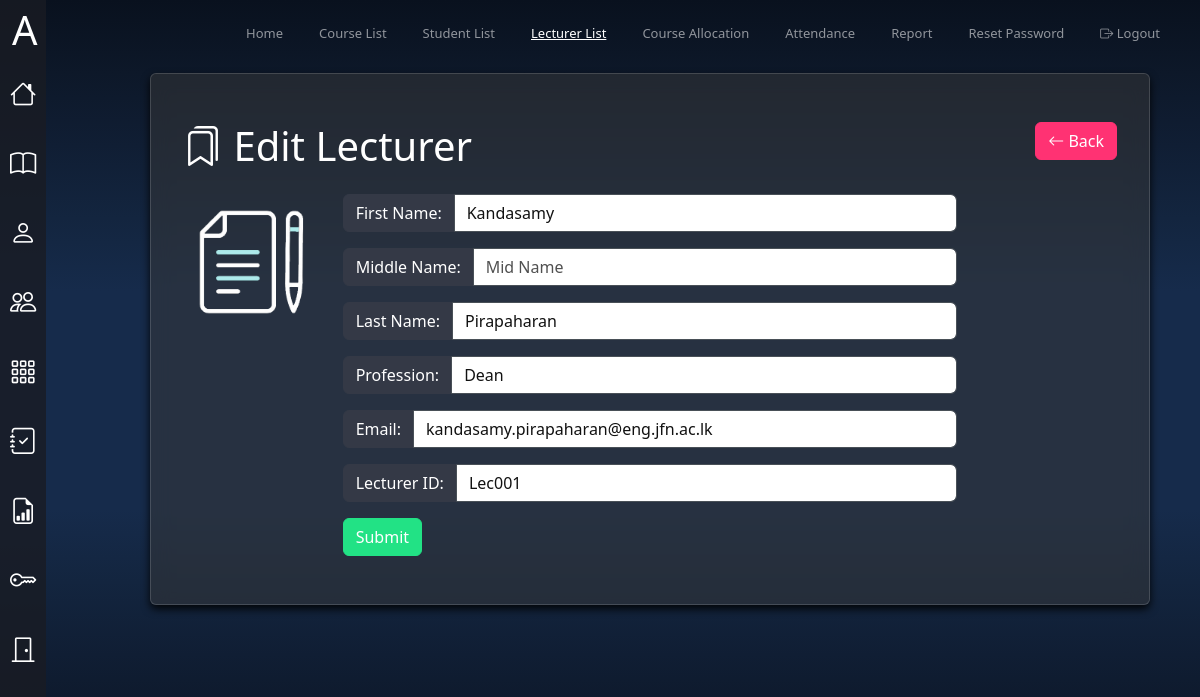
/MA_Dashboard/Lecture_List/edit.php?id=Lec001 (signed in), run on the app's committed database.
### tables this page shows
CREATE TABLE `lecturer` (
  `Lecture-ID` varchar(100) NOT NULL,
  `Email` varchar(100) NOT NULL,
  `Password` varchar(100) NOT NULL,
  `FirstName` varchar(100) NOT NULL,
  `MidName` varchar(100) NOT NULL,
  `LastName` varchar(100) NOT NULL,
  `Profession` varchar(100) NOT NULL
);

### MA_Dashboard/Lecture_List/edit.php (the view, shortened to what this page needs)
<!DOCTYPE html>
<html lang="en" data-bs-theme="dark">
<head>
  <link href="https://cdn.jsdelivr.net/npm/bootstrap@5.3.0/dist/css/bootstrap.min.css" rel="stylesheet">
  <link href="https://cdn.jsdelivr.net/npm/bootstrap-icons/font/bootstrap-icons.css" rel="stylesheet">
  <link href="../custom-styles.css" rel="stylesheet">
</head>
<body>
  <div class="sidebar">
    <ul class="nav flex-column">
        <li class="nav-item">
        <a class="nav-link" href="../MA_index.php" data-bs-toggle="tooltip" data-bs-placement="right" title="Home">
            <i class="bi bi-house"></i>
        </a>
        </li>
        <li class="nav-item">
        <a class="nav-link" href="../Course_List/Course_List.php" data-bs-toggle="tooltip" data-bs-placement="right" title="Course List">
            <i class="bi bi-book"></i>
        </a>
        </li>
        <li class="nav-item">
        <a class="nav-link" href="../Student_List/Student_List.php" data-bs-toggle="tooltip" data-bs-placement="right" title="Student List">
            <i class="bi bi-person"></i>
        </a>
        </li>
        <li class="nav-item">
        <a class="nav-link" href="../Lecture_List/Lecture_List.php" data-bs-toggle="tooltip" data-bs-placement="right" title="Lecturer List">
            <i class="bi bi-people"></i>
        </a>
        </li>
        <li class="nav-item">
        <a class="nav-link" href="../Course_Allocation/Course_Allocation.php" data-bs-toggle="tooltip" data-bs-placement="right" title="Course Allocation">
            <i class="bi bi-grid-3x3-gap"></i>
        </a>
        </li>
        <li class="nav-item">
        <a class="nav-link" href="../Attendance/Attendance.php" data-bs-toggle="tooltip" data-bs-placement="right" title="Attendance">
            <i class="bi bi-journal-check"></i>
        </a>
        </li>
        <li class="nav-item">
        <a class="nav-link" href="../Report/Report.php" data-bs-toggle="tooltip" data-bs-placement="right" title="Report">
            <i class="bi bi-file-earmark-bar-graph"></i>
        </a>
        </li>
        <li class="nav-item">
        <a class="nav-link" href="../Password_Reset/Password_Reset.php" data-bs-toggle="tooltip" data-bs-placement="right" title="Password Reset">
            <i class="bi bi-key"></i>
        </a>
        </li>
        <li class="nav-item">
        <a class="nav-link" href="../../Login_Lecturer/logout.php" data-bs-toggle="tooltip" data-bs-placement="right" title="Logout">
            <i class="bi bi-door-closed"></i>
        </a>
        </li>
    </ul>
  </div>
  <nav class="navbar navbar-expand-lg navbar-dark bg-dark">
    <div class="container-fluid">
      <a class="navbar-brand" href="#"><h1 class="my-10">A</h1></a>
      <div class="collapse navbar-collapse" id="navbarNav">
        <ul class="navbar-nav ms-auto">
          <li class="nav-item">
            <a class="nav-link  " aria-current="page" href="../MA_index.php">Home</a>
          </li>
          <li class="nav-item">
            <a class="nav-link" href="../Course_List/Course_List.php">Course List</a>
          </li>
          <li class="nav-item">
            <a class="nav-link " href="../Student_List/Student_List.php">Student List</a>
          </li>
          <li class="nav-item">
            <a class="nav-link active" href="../Lecture_List/Lecture_List.php">Lecturer List</a>
          </li>
          <li class="nav-item">
            <a class="nav-link" href="../Course_Allocation/Course_Allocation.php">Course Allocation</a>
          </li>
          <li class="nav-item">
            <a class="nav-link " href="../Attendance/Attendance.php">Attendance</a>
          </li>
          <li class="nav-item">
            <a class="nav-link " href="../Report/Report.php">Report</a>
          </li>
          <li class="nav-item">
            <a class="nav-link " href="../Password_Reset/Password_Reset.php">Reset Password</a>
          </li>
          <li class="nav-item">
            <a class="nav-link btn btn-outline-danger btn-sm" href="../../Login_Lecturer/logout.php"><span class="bi bi-box-arrow-right"></span> Logout</a>
          </li>
        </ul>
      </div>
    </div>
  </nav>
    <div class="content">
      <div class="card head-card p-3 mt-2">
        <div class="card-body">
          <?php
          if(isset($_GET["id"])){
              $id = $_GET["id"];
              include("../connect.php") ;
              $sql="SELECT * FROM lecturer WHERE `Lecture-ID` ='$id'";
              $result = mysqli_query($conn,$sql);
              $row = mysqli_fetch_array($result);
            ?>
              <header class="d-flex justify-content-between my-3">
              <h1><i class="bi bi-bookmarks"></i> Edit Lecturer</h1>
              <div>
                  <a href="Lecture_List.php" class ="btn btn-danger"><i class="bi bi-arrow-left"></i> Back</a>
              </div>
              </header>
              <div class="row">
                  <div class="col-md-2">
                      <img src="../../icons/anim-b/edit.gif" class="img-fluid rounded" alt="Image">
                  </div>
                <div class="col-md-8">
                  <form action="process.php" method ="POST">
                  <div class="input-group input-group-md mb-3">
                      <span class="input-group-text">First Name:</span>
                      <input type="text" class="form-control" placeholder="First Name" name="FirstName"  value="<?php echo $row["FirstName"];?>">
                  </div>
                  <div class="input-group input-group-md mb-3">
                      <span class="input-group-text">Middle Name:</span>
                      <input type="text" class="form-control" placeholder="Mid Name" name="MidName"  value="<?php echo $row["MidName"];?>">
                  </div>
                  <div class="input-group input-group-md mb-3">
                      <span class="input-group-text">Last Name:</span>
                      <input type="text" class="form-control" placeholder="Last Name" name="LastName"  value="<?php echo $row["LastName"];?>">
                  </div>
                  <div class ="input-group input-group-md mb-3">
                      <span class="input-group-text">Profession:</span>
                      <input type ="text" name="Profession"  value="<?php echo $row["Profession"];?>"  class="form-control">
                  </div>
                  <div class ="input-group input-group-md mb-3">
                      <span class="input-group-text">Email:</span>
                      <input type ="text" name="Email"  value="<?php echo $row["Email"];?>"  class="form-control" readonly>
                  </div>
                  <div class ="input-group input-group-md mb-3">
                      <span class="input-group-text">Lecturer ID:</span>
                      <input type ="text" name="Lecture-ID"  value="<?php echo $row["Lecture-ID"];?>"  class="form-control" readonly>
                  </div>
                  <div class ="input-group mb-3">
                      <input type="submit" value="Submit" class="btn btn-success" name ="edit">
                  </div>
                  </form>
                </div>
              </div>
        </div>
      </div>
    </div>
    <?php
        }
        ?>
</body>
</html>

### MA_Dashboard/custom-styles.css (style rules this page uses)
:root { --bs-body-bg: rgba(232, 249, 255, 0.918); --bs-body-color: #242424; --bs-link-color: #c595ff; --bs-primary: #0e5dac; --bs-success: #22e285; --bs-danger: #ff3273; }
.btn-success { background-color: var(--bs-success); border-color: var(--bs-success); }
.btn-danger { background-color: var(--bs-danger); border-color: var(--bs-danger); }
body { background-image: linear-gradient(to bottom, #09111e, #0d1829, #101e34, #13253f, #162b4b, #162b4b, #162b4b, #162b4b, #13253f, #101e34, #0d1829, #09111e); background-size: cover; background-position: center; height: 100vh; display: flex; }
.sidebar { position: fixed; top: 0; bottom: 0; left: 0; z-index: 100; padding: 60px 0 0; background-color: rgba(25, 28, 36, 0.8); }
.navbar { position: fixed; top: 0; right: 0; left: 0; z-index: 1030; padding: 1px 0; background-color: transparent !important; }
.content { margin-top: 65px; margin-left: 150px; width: calc(100% - 200px); }
.navbar-brand, .nav-link { font-size: 13px; }
.sidebar .nav-link { color: #fff; font-size: 35px; padding: 15px 10px; text-align: center; }
.sidebar .nav-link i { font-size: 0.75em; display: block; }
nav ul { list-style: none; padding: 0; display: flex; }
nav ul li { margin-right: 20px; }
nav ul li a { text-decoration: none; color: black; position: relative; display: inline-block; padding-bottom: 5px; }
nav ul li a::after { content: ''; position: absolute; left: 0; bottom: 0; height: 2px; width: 100%; background-color: white; transform: scaleX(0); transform-origin: right; transition: transform 0.3s ease; }
.navbar-nav .nav-link.active { text-decoration: underline; }
input[type="text"], input[type="email"], input[type="password"], textarea, select { background-color: white !important; color: rgb(17, 17, 17) !important; }
input::placeholder, textarea::placeholder, select::placeholder { color: rgb(80, 80, 80) !important; }
.input-group-text { background-color: #343946; color: white; border: 1px solid #343946; }

### MA_Dashboard/Lecture_List/edit.php (style rules this page uses)
.head-card img { max-height: 600px; }
.head-card { background: rgba(57, 57, 57, 0.5); color:white; backdrop-filter: blur(10px); box-shadow: 0px 4px 8px rgba(0, 0, 0, 0.9); }

### data on the page
lecturer: FirstName "Kandasamy", LastName "Pirapaharan", Profession "Dean", Email "kandasamy.pirapaharan@eng.jfn.ac.lk", Lecture-ID "Lec001"
